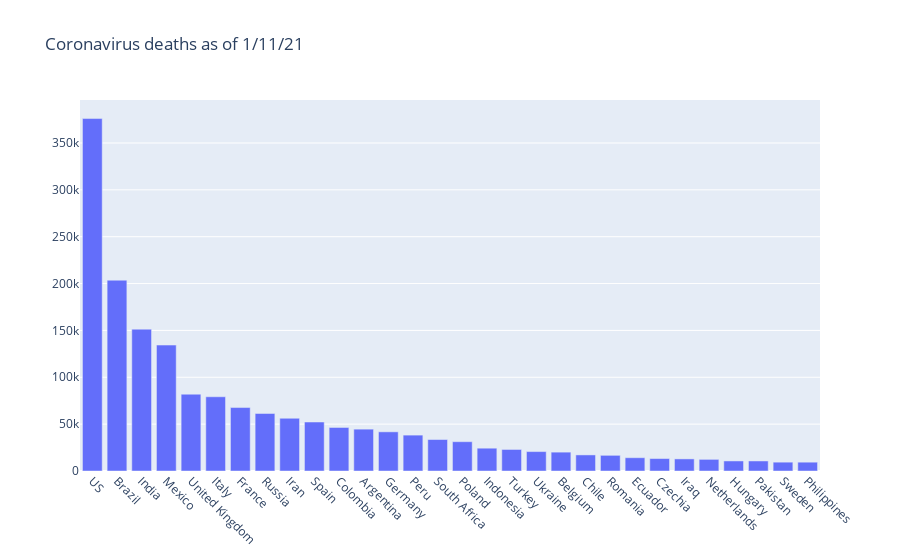

The cell this chart's notebook holds for it:
### Code cell
# Bar Chart

df_deaths_sorted = df_deaths.sort_values(df_deaths.columns[-1], ascending = False)
countries = df_deaths_sorted['Country/Region'].tolist()

fig = go.Figure(data = [go.Bar(x = countries[:30], y = df_deaths_sorted.iloc[:30, -1].values)])
fig.update_layout(title_text = 'Coronavirus deaths as of ' + df_cases.columns[-1])
fig.update_xaxes(tickangle = 45)
fig.show()

### Figure 1 — Plotly figure (JSON) as saved in the notebook; plotly's stock layout.template omitted (floating-point values rounded to 4 significant figures)
{"data": [{"type": "bar", "x": ["US", "Brazil", "India", "Mexico", "United Kingdom", "Italy", "France", "Russia", "Iran", "Spain", "Colombia", "Argentina", "Germany", "Peru", "South Africa", "Poland", "Indonesia", "Turkey", "Ukraine", "Belgium", "Chile", "Romania", "Ecuador", "Czechia", "Iraq", "Netherlands", "Hungary", "Pakistan", "Sweden", "Philippines"], "y": [376060, 203580, 151327, 134368, 81960, 79203, 67690, 61389, 56262, 52275, 46451, 44654, 41799, 38280, 33579, 31264, 24343, 22981, 20719, 20122, 17162, 16725, 14184, 13272, 12906, 12411, 10725, 10717, 9433, 9416]}], "layout": {"title": {"text": "Coronavirus deaths as of 1/11/21"}, "xaxis": {"tickangle": 45}}}
